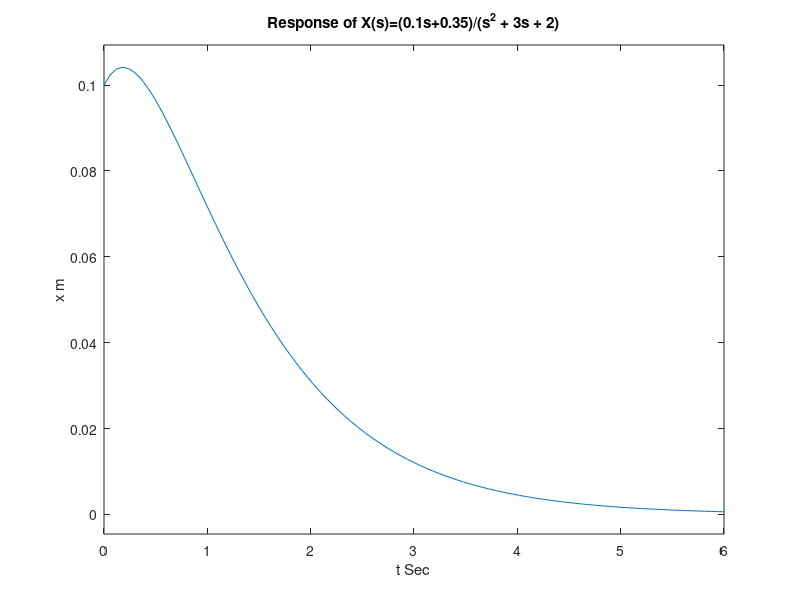

This chart was generated by the following MATLAB code:
num=[0.1 0.35 0]; den=[1 3 2];
X=tf(num,den);
step(X)
grid
title('Response of X(s)=(0.1s+0.35)/(s^2 + 3s + 2)')
xlabel('t Sec')
ylabel('x m')